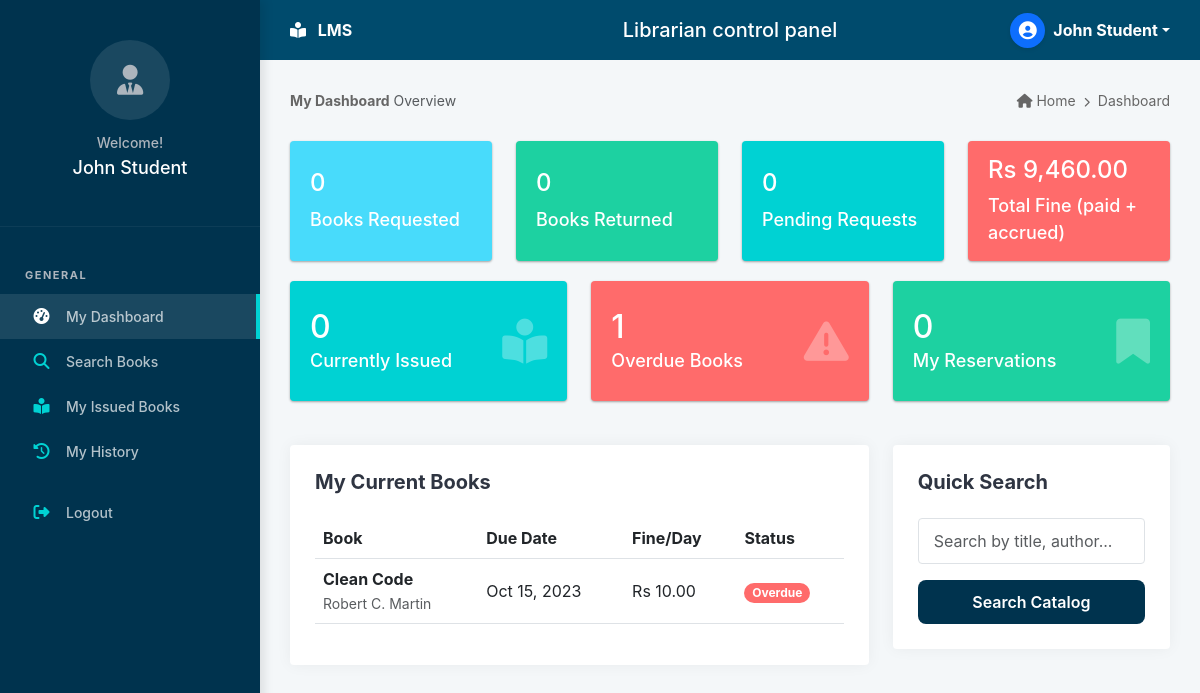
The page /student/dashboard.php (signed in) on the database its author committed.
### tables this page shows
CREATE TABLE IF NOT EXISTS `issues` (
  `id` int(11) NOT NULL AUTO_INCREMENT,
  `book_id` int(11) NOT NULL,
  `user_id` int(11) NOT NULL,
  `issue_date` date NOT NULL,
  `due_date` date NOT NULL,
  `return_date` date DEFAULT NULL,
  `fine` decimal(10,2) DEFAULT 0.00,
  `fine_per_day` decimal(10,2) DEFAULT 10.00,
  `status` enum('issued','returned','overdue') DEFAULT 'issued',
  `created_at` timestamp NOT NULL DEFAULT current_timestamp(),
  PRIMARY KEY (`id`)
);

CREATE TABLE IF NOT EXISTS `books` (
  `id` int(11) NOT NULL AUTO_INCREMENT,
  `title` varchar(255) NOT NULL,
  `author_id` int(11) DEFAULT NULL,
  `category_id` int(11) DEFAULT NULL,
  `location_id` int(11) DEFAULT NULL,
  `isbn` varchar(20) DEFAULT NULL UNIQUE,
  `quantity` int(11) NOT NULL DEFAULT 1,
  `available_quantity` int(11) NOT NULL DEFAULT 1,
  `description` text DEFAULT NULL,
  `cover_image` varchar(255) DEFAULT 'default_book.png',
  `created_at` timestamp NOT NULL DEFAULT current_timestamp(),
  PRIMARY KEY (`id`)
);

CREATE TABLE IF NOT EXISTS `authors` (
  `id` int(11) NOT NULL AUTO_INCREMENT,
  `name` varchar(100) NOT NULL,
  PRIMARY KEY (`id`)
);

CREATE TABLE IF NOT EXISTS `settings` (
  `id` int(11) NOT NULL AUTO_INCREMENT,
  `fine_per_day` decimal(10,2) DEFAULT 10.00,
  `max_days_allowed` int(11) DEFAULT 14,
  `max_books_allowed` int(11) DEFAULT 3,
  PRIMARY KEY (`id`)
);

### includes/functions.php (called while the page is built, shortened)
<?php
function getOverdueDays($dueDate, $checkDate = null) {
    $due = new DateTimeImmutable(date('Y-m-d', strtotime($dueDate)));
    $check = new DateTimeImmutable(date('Y-m-d', strtotime($checkDate ?: 'today')));
    return (int)$due->diff($check)->days;
}
function calculateFine($dueDate, $fineRate, $checkDate = null) {
    return getOverdueDays($dueDate, $checkDate) * (float)$fineRate;
}
function getIssueFineRate($issue, $defaultRate = 10) {
    if (isset($issue['fine_per_day']) && $issue['fine_per_day'] !== null && $issue['fine_per_day'] !== '') {
        return (float)$issue['fine_per_day'];
    }
    return (float)$defaultRate;
}
function getIssueDisplayStatus($issue) {
    return getOverdueDays($issue['due_date'] ?? null) > 0 ? 'overdue' : 'issued';
}
?>

### student/dashboard.php (the view, shortened to what this page needs)
<?php
require_once '../config/db.php';
$user_id = $_SESSION['user_id'];
$issued_count = $pdo->query("SELECT COUNT(*) FROM issues WHERE user_id = $user_id AND status != 'returned' AND due_date >= CURDATE()")->fetchColumn() ?: 0;
$overdue_count = $pdo->query("SELECT COUNT(*) FROM issues WHERE user_id = $user_id AND status != 'returned' AND due_date < CURDATE()")->fetchColumn() ?: 0;
$res_count = $pdo->query("SELECT COUNT(*) FROM reservations WHERE user_id = $user_id AND status = 'pending'")->fetchColumn() ?: 0;
$total_requests = $pdo->prepare("SELECT COUNT(*) FROM reservations WHERE user_id = ?");
$total_requests->execute([$user_id]);
$total_requests = (int)$total_requests->fetchColumn();
$returned_count = $pdo->prepare("SELECT COUNT(*) FROM issues WHERE user_id = ? AND status = 'returned'");
$returned_count->execute([$user_id]);
$returned_count = (int)$returned_count->fetchColumn();
$rate = $pdo->query("SELECT fine_per_day FROM settings LIMIT 1")->fetchColumn() ?: 10;
$fine_paid_stmt = $pdo->prepare("SELECT IFNULL(SUM(DATEDIFF(return_date, due_date) * COALESCE(fine_per_day, ?)),0) FROM issues WHERE user_id = ? AND status = 'returned' AND return_date > due_date");
$fine_paid_stmt->execute([$rate, $user_id]);
$fine_paid = (float)$fine_paid_stmt->fetchColumn();
$overdue_fines_stmt = $pdo->prepare("SELECT due_date, fine_per_day FROM issues WHERE user_id = ? AND status != 'returned' AND due_date < CURDATE()");
$overdue_fines_stmt->execute([$user_id]);
$overdue_accrued = 0.0;
foreach ($overdue_fines_stmt->fetchAll() as $r) {
    $overdue_accrued += calculateFine($r['due_date'], getIssueFineRate($r, $rate));
}
include '../includes/header.php';
include '../includes/sidebar.php';
?>
<div class="main-content">
    <div class="breadcrumb-section">
        <div><span class="fw-bold">My Dashboard</span> <span class="text-muted">Overview</span></div>
        <div><i class="fas fa-home"></i> Home <i class="fas fa-chevron-right mx-1" style="font-size: 10px;"></i> Dashboard</div>
    </div>
    <div class="row mt-3">
        <div class="col-md-3">
            <a href="reservations.php" class="text-decoration-none">
                <div class="dash-card bg-blue">
                    <h4><?php echo $total_requests; ?></h4>
                    <p>Books Requested</p>
                </div>
            </a>
        </div>
        <div class="col-md-3">
            <a href="history.php" class="text-decoration-none">
                <div class="dash-card bg-green">
                    <h4><?php echo $returned_count; ?></h4>
                    <p>Books Returned</p>
                </div>
            </a>
        </div>
        <div class="col-md-3">
            <a href="reservations.php" class="text-decoration-none">
                <div class="dash-card bg-cyan">
                    <h4><?php echo $res_count; ?></h4>
                    <p>Pending Requests</p>
                </div>
            </a>
        </div>
        <div class="col-md-3">
            <a href="my_books.php" class="text-decoration-none">
                <div class="dash-card bg-red">
                    <h4>Rs <?php echo number_format(($fine_paid + $overdue_accrued),2); ?></h4>
                    <p>Total Fine (paid + accrued)</p>
                </div>
            </a>
        </div>
    </div>
    <div class="row">
        <div class="col-md-4">
            <a href="my_books.php" class="text-decoration-none">
                <div class="dash-card bg-cyan">
                    <h2><?php echo $issued_count; ?></h2>
                    <p>Currently Issued</p>
                    <i class="fas fa-book-reader"></i>
                </div>
            </a>
        </div>
        <div class="col-md-4">
            <a href="my_books.php" class="text-decoration-none">
                <div class="dash-card bg-red">
                    <h2><?php echo $overdue_count; ?></h2>
                    <p>Overdue Books</p>
                    <i class="fas fa-exclamation-triangle"></i>
                </div>
            </a>
        </div>
        <div class="col-md-4">
            <a href="reservations.php" class="text-decoration-none">
                <div class="dash-card bg-green">
                    <h2><?php echo $res_count; ?></h2>
                    <p>My Reservations</p>
                    <i class="fas fa-bookmark"></i>
                </div>
            </a>
        </div>
    </div>
    <div class="row mt-4">
        <div class="col-lg-8">
            <div class="card-custom">
                <h5 class="fw-bold mb-4">My Current Books</h5>
                <?php
                $my_books = $pdo->query("
                    SELECT i.*, b.title, a.name as author_name
                    FROM issues i
                    JOIN books b ON i.book_id = b.id
                    LEFT JOIN authors a ON b.author_id = a.id
                    WHERE i.user_id = $user_id AND (i.status = 'issued' OR i.status = 'overdue')
                ")->fetchAll();
                if ($my_books):
                ?>
                    <div class="table-responsive">
                        <table class="table table-hover align-middle">
                            <thead>
                                <tr>
                                    <th>Book</th>
                                    <th>Due Date</th>
                                    <th>Fine/Day</th>
                                    <th>Status</th>
                                </tr>
                            </thead>
                            <tbody>
                                <?php foreach ($my_books as $b): ?>
                                <?php
                                    $display_status = getIssueDisplayStatus($b);
                                    $issue_fine_rate = getIssueFineRate($b, $rate);
                                ?>
                                <tr>
                                    <td><span class="fw-bold"><?php echo $b['title']; ?></span><br><small class="text-muted"><?php echo $b['author_name']; ?></small></td>
                                    <td><?php echo date('M d, Y', strtotime($b['due_date'])); ?></td>
                                    <td>Rs <?php echo number_format($issue_fine_rate, 2); ?></td>
                                    <td><span class="badge rounded-pill bg-<?php echo $display_status == 'overdue' ? 'red' : 'blue'; ?>"><?php echo ucfirst($display_status); ?></span></td>
                                </tr>
                                <?php endforeach; ?>
                            </tbody>
                        </table>
                    </div>
                <?php else: ?>
                    <p class="text-center py-4 text-muted">You have no books issued.</p>
                <?php endif; ?>
            </div>
        </div>
        <div class="col-lg-4">
            <div class="card-custom">
                <h5 class="fw-bold mb-4">Quick Search</h5>
                <form action="search.php" method="GET">
                    <input type="text" name="q" class="form-control mb-3" placeholder="Search by title, author...">
                    <button class="btn btn-primary w-100">Search Catalog</button>
                </form>
            </div>
        </div>
    </div>
</div>
<?php include '../includes/footer.php'; ?>

### assets/css/style.css (style rules this page uses)
:root { --navy-dark: #002b44; --navy-sidebar: #00334e; --navy-header: #004b6d; --text-white: #ffffff; --text-muted: #adb5bd; --card-cyan: #17a2b8; --card-green: #28a745; --card-cyan: #00d2d3; --card-green: #1dd1a1; --card-red: #ff6b6b; --card-orange: #ffc107; --card-blue: #48dbfb; --bg-light: #f4f7f9; --border-color: #dee2e6; --sidebar-width: 260px; --header-height: 60px; --transition: all 0.3s ease; --sidebar-hover: rgba(255, 255, 255, 0.08); --sidebar-active: #00d2d3; }
* { margin: 0; padding: 0; box-sizing: border-box; }
body { font-family: "Inter", -apple-system, BlinkMacSystemFont, "Segoe UI", Roboto, sans-serif; background-color: var(--bg-light); color: #2f3542; overflow-x: hidden; }
.main-content { margin-left: var(--sidebar-width); margin-top: var(--header-height); padding: 30px; min-height: calc(100vh - var(--header-height)); }
.breadcrumb-section { display: flex; justify-content: space-between; margin-bottom: 30px; font-size: 14px; color: #666; }
.dash-card { border-radius: 4px; padding: 20px; color: white; height: 120px; display: flex; flex-direction: column; justify-content: center; position: relative; overflow: hidden; margin-bottom: 20px; cursor: pointer; transition: all 0.3s cubic-bezier(0.25, 0.8, 0.25, 1); box-shadow: 0 1px 3px rgba(0, 0, 0, 0.12), 0 1px 2px rgba(0, 0, 0, 0.24); }
.dash-card h2 { font-size: 32px; margin-bottom: 0; }
.dash-card p { margin: 0; font-size: 18px; font-weight: 500; }
.dash-card i { position: absolute; right: 20px; top: 50%; transform: translateY(-50%); font-size: 45px; opacity: 0.3; }
.bg-cyan { background-color: var(--card-cyan); }
.bg-green { background-color: var(--card-green); }
.bg-red { background-color: var(--card-red); }
.bg-blue { background-color: var(--card-blue); }
.card-custom { background: white; border-radius: 4px; box-shadow: 0 0 15px rgba(0, 0, 0, 0.05); padding: 25px; }
.form-control { padding: 10px 15px; border-radius: 4px; border: 1px solid var(--border-color); }
.btn { display: inline-flex; align-items: center; justify-content: center; gap: 8px; padding: 10px 14px; font-weight: 600; border-radius: 8px; border: none; cursor: pointer; transition: var(--transition); }
.btn-primary, .btn-university { background: var(--navy-sidebar) !important; color: var(--text-white) !important; border: none !important; }
.rounded-pill { border-radius: 50rem !important; }

### rows shown on the page
issues: book.title "Clean Code", authors.name "Robert C. Martin", due_date "Oct 15, 2023", due_date "Overdue"
settings: fine_per_day "10.00"

### other values the page prints
$_SESSION['name'] "John Student"
$total_requests "0"
$returned_count "0"
$res_count "0"
$fine_paid + $overdue_accrued "9,460.00"
$issued_count "0"
$overdue_count "1"
